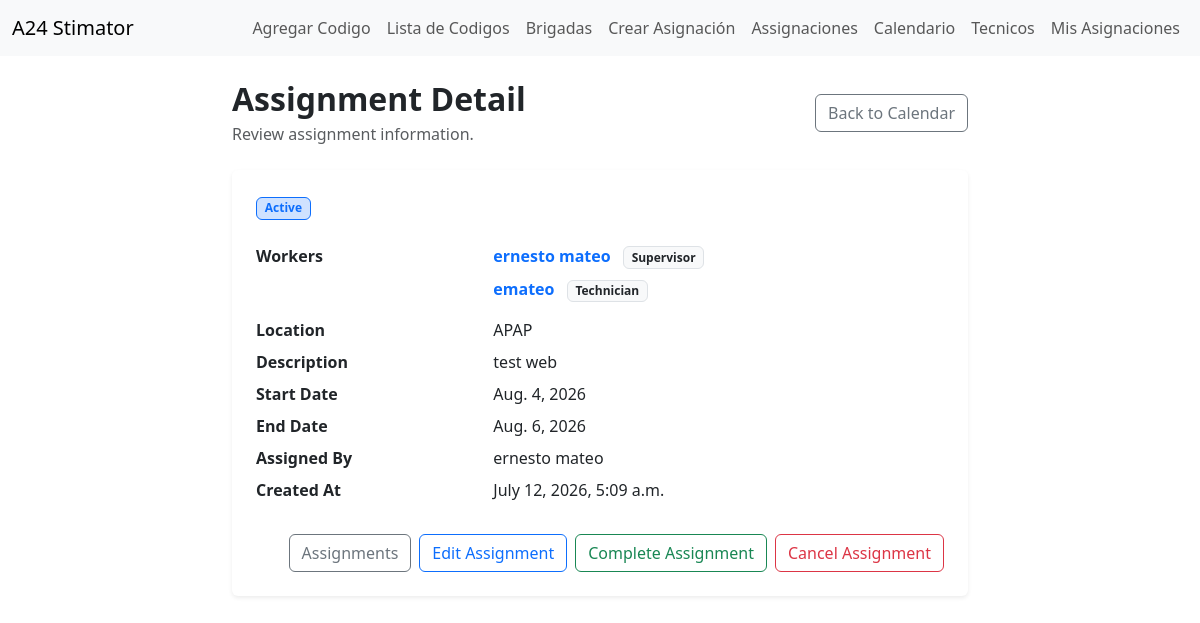
Screenshot of /work-tracking/assignments/9/ (signed in) with the database file from the repository.
### work_tracking/models.py (models this page shows, shortened)
class TechnicianAssigment(models.Model):
    STATUS_ACTIVE = 'active'
    STATUS_CANCELLED = 'cancelled'
    STATUS_COMPLETED = 'completed'
    STATUS_CHOICES = [
        (STATUS_ACTIVE, 'Active'),
        (STATUS_CANCELLED, 'Cancelled'),
        (STATUS_COMPLETED, 'Completed'),
    ]
    workers = models.ManyToManyField(User, through='AssignmentMember', related_name='work_assignments')
    assigned_by = models.ForeignKey(User, on_delete=models.PROTECT, related_name='created_technician_assigments')
    location = models.CharField(max_length=255)
    work_description = models.TextField(blank=True, null=True)
    start_date = models.DateField()
    end_date = models.DateField()
    status = models.CharField(max_length=20, choices=STATUS_CHOICES, default=STATUS_ACTIVE)
    created_at = models.DateTimeField(auto_now_add=True)

class UserProfile(models.Model):
    ROLE_MANAGEMENT = 'management'
    ROLE_SUPERVISOR = 'supervisor'
    ROLE_TECHNICIAN = 'technician'
    ROLE_CHOICES = [
        (ROLE_MANAGEMENT, 'Management'),
        (ROLE_SUPERVISOR, 'Supervisor'),
        (ROLE_TECHNICIAN, 'Technician'),
    ]
    user = models.OneToOneField(User, on_delete=models.CASCADE, related_name='profile')
    role = models.CharField(max_length=20, choices=ROLE_CHOICES, default=ROLE_TECHNICIAN)
    age = models.PositiveIntegerField(null=True, blank=True)
    company = models.CharField(max_length=150, null=True, blank=True)
    description = models.TextField(null=True, blank=True)
    abilities = models.TextField(null=True, blank=True)
    created_by = models.ForeignKey(User, on_delete=models.PROTECT, null=True, blank=True,
                                   related_name='created_worker_profiles')
    created_at = models.DateTimeField(auto_now_add=True)
    def is_management(self):
        return self.role == self.ROLE_MANAGEMENT
    def is_technician(self):
        return self.role == self.ROLE_TECHNICIAN

### work_tracking/views.py (the view)
@login_required(login_url='login')
def assignment_detail_view(request, assignment_id):
    assignment = get_object_or_404(
        TechnicianAssigment.objects.select_related('assigned_by',).prefetch_related("workers", "workers__profile"),
        id=assignment_id,
    )
    if not hasattr(request.user, 'profile'):
        messages.error(request, "You do not have a profile. Please contact the administrator.")
        return redirect('my_schedule')
    if request.user.profile.is_technician() and assignment.workers.filter(id=request.user.id).exists:
        messages.error(request, "You do not have permission to view this assignment.")
        return redirect('my_schedule')
    can_manage_assignment = (
        request.user.profile.is_management() or request.user.profile.is_admin()
    )
    return render(request, 'work_tracking/assignment_detail.html',
                  {'assignment': assignment
                   , 'can_manage_assignment': can_manage_assignment,})

### work_tracking/templates/work_tracking/assignment_detail.html (shortened to what this page needs)
{% extends 'html/layout.html' %}
{% block content %}
<div class="row justify-content-center">
    <div class="col-lg-8">
        <div class="d-flex justify-content-between align-items-center mb-4">
            <div>
                <h2 class="fw-bold mb-1">Assignment Detail</h2>
                <p class="text-muted mb-0">Review assignment information.</p>
            </div>
            <a href="{% url 'assignment_calendar' %}" class="btn btn-outline-secondary">
                Back to Calendar
            </a>
        </div>
        <div class="card border-0 shadow-sm">
            <div class="card-body p-4">
                <div class="mb-4">
                    {% if assignment.status == "completed" %}
                        <span class="badge bg-success-subtle text-success border border-success">
                            {{ assignment.get_status_display }}
                        </span>
                    {% elif assignment.status == "cancelled" %}
                        <span class="badge bg-danger-subtle text-danger border border-danger">
                            {{ assignment.get_status_display }}
                        </span>
                    {% else %}
                        <span class="badge bg-primary-subtle text-primary border border-primary">
                            {{ assignment.get_status_display }}
                        </span>
                    {% endif %}
                </div>
                <dl class="row mb-0">
                    <dt class="col-sm-4">Workers</dt>
                    <dd class="col-sm-8">
                        {% for worker in assignment.workers.all %}
                            <div class="mb-2">
                                <a href="{% url 'worker_profile_detail' worker.profile.id %}" class="text-decoration-none fw-semibold">
                                     {{ worker.get_full_name|default:worker.username }}
                                </a>
                                <span class="badge bg-light text-dark border ms-2">
                                    {{ worker.profile.get_role_display }}
                                </span>
                            </div>
                        {% empty %}
                            <span class="text-muted">No workers</span>
                        {% endfor %}
                    </dd>
                    <dt class="col-sm-4">Location</dt>
                    <dd class="col-sm-8">{{ assignment.location }}</dd>
                    <dt class="col-sm-4">Description</dt>
                    <dd class="col-sm-8">
                        {{ assignment.work_description|default:"-" }}
                    </dd>
                    <dt class="col-sm-4">Start Date</dt>
                    <dd class="col-sm-8">{{ assignment.start_date }}</dd>
                    <dt class="col-sm-4">End Date</dt>
                    <dd class="col-sm-8">{{ assignment.end_date }}</dd>
                    <dt class="col-sm-4">Assigned By</dt>
                    <dd class="col-sm-8">
                        {{ assignment.assigned_by.get_full_name|default:assignment.assigned_by.username }}
                    </dd>
                    <dt class="col-sm-4">Created At</dt>
                    <dd class="col-sm-8">{{ assignment.created_at }}</dd>
                </dl>
                <div class="d-flex justify-content-end gap-2 mt-4">
                    <a href="{% url 'assignment_list' %}" class="btn btn-outline-secondary">
                        Assignments
                    </a>
                    {% if can_manage_assignment and assignment.status == "active" %}
                         <a href="{% url 'edit_assignment' assignment.id %}" class="btn btn-outline-primary">
                            Edit Assignment
                         </a>
                         <a href="{% url 'complete_assignment' assignment.id %}" class="btn btn-outline-success">
                            Complete Assignment
                         </a>
                        <a href="{% url 'cancel_assignment' assignment.id %}" class="btn btn-outline-danger">
                            Cancel Assignment
                        </a>
                    {% endif %}
                </div>
            </div>
        </div>
    </div>
</div>
{% endblock %}

### rows the page displays
TechnicianAssigment: status "Active", location "APAP", work_description "test web", start_date "Aug. 4, 2026", end_date "Aug. 6, 2026", assigned_by.get_full_name "ernesto mateo", created_at "July 12, 2026, 5:09 a.m."

### other values shown
{{ worker.get_full_name|default:worker.username }} "ernesto mateo"
{{ worker.profile.get_role_display }} "Supervisor"
{{ worker.get_full_name|default:worker.username }} "emateo"
{{ worker.profile.get_role_display }} "Technician"
